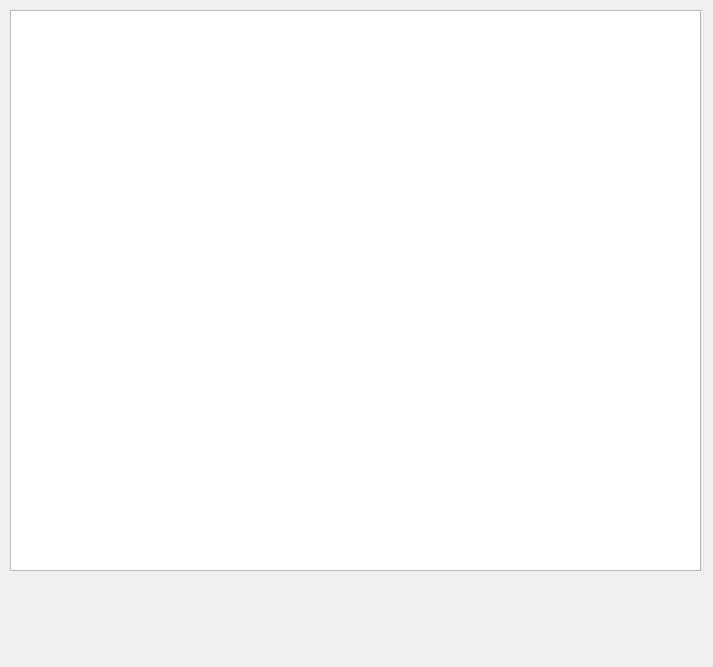
<?xml version="1.0" encoding="UTF-8"?>
<ui version="4.0">
 <class>SelectWordWidget</class>
 <widget class="QWidget" name="SelectWordWidget">
  <property name="geometry">
   <rect>
    <x>0</x>
    <y>0</y>
    <width>713</width>
    <height>667</height>
   </rect>
  </property>
  <property name="windowTitle">
   <string>SelectWordWidget</string>
  </property>
  <widget class="QTableWidget" name="wordlist">
   <property name="geometry">
    <rect>
     <x>10</x>
     <y>10</y>
     <width>691</width>
     <height>561</height>
    </rect>
   </property>
  </widget>
 </widget>
 <layoutdefault spacing="6" margin="11"/>
 <resources/>
 <connections/>
</ui>
